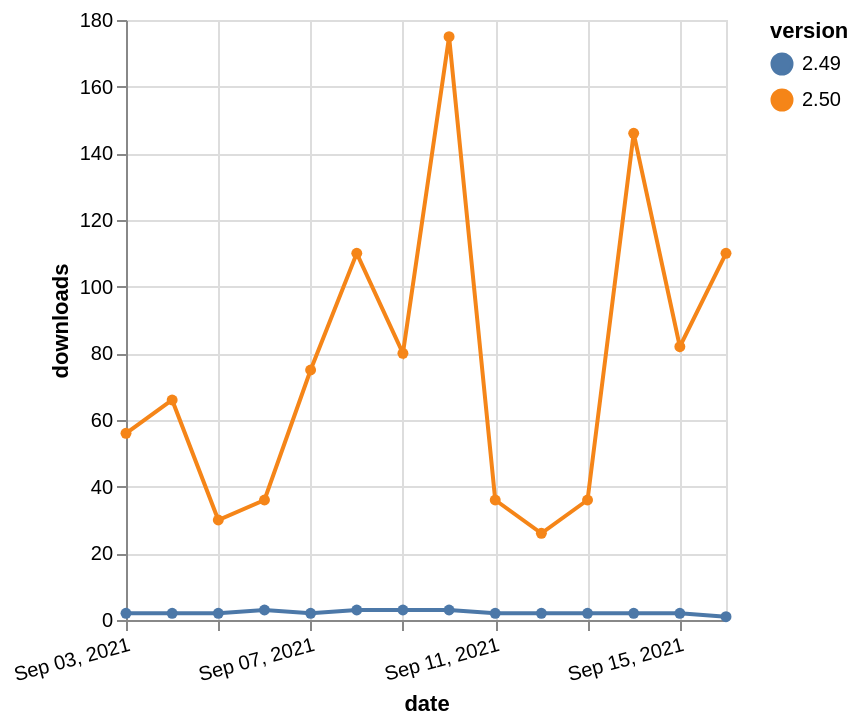

Specify this chart in Vega-Lite:
### Vega-Lite specification from a JSON file in a GitHub repository (floating-point values rounded to 4 significant figures)
{"$schema": "https://vega.github.io/schema/vega-lite/v5.json", "description": "A simple bar chart with embedded data.", "data": {"values": [{"date": "2021-09-03", "total": 4237, "delta": 2, "version": "2.49"}, {"date": "2021-09-04", "total": 4239, "delta": 2, "version": "2.49"}, {"date": "2021-09-05", "total": 4241, "delta": 2, "version": "2.49"}, {"date": "2021-09-06", "total": 4244, "delta": 3, "version": "2.49"}, {"date": "2021-09-07", "total": 4246, "delta": 2, "version": "2.49"}, {"date": "2021-09-08", "total": 4249, "delta": 3, "version": "2.49"}, {"date": "2021-09-09", "total": 4252, "delta": 3, "version": "2.49"}, {"date": "2021-09-10", "total": 4255, "delta": 3, "version": "2.49"}, {"date": "2021-09-11", "total": 4257, "delta": 2, "version": "2.49"}, {"date": "2021-09-12", "total": 4259, "delta": 2, "version": "2.49"}, {"date": "2021-09-13", "total": 4261, "delta": 2, "version": "2.49"}, {"date": "2021-09-14", "total": 4263, "delta": 2, "version": "2.49"}, {"date": "2021-09-15", "total": 4265, "delta": 2, "version": "2.49"}, {"date": "2021-09-16", "total": 4266, "delta": 1, "version": "2.49"}, {"date": "2021-09-03", "total": 98426, "delta": 56, "version": "2.50"}, {"date": "2021-09-04", "total": 98492, "delta": 66, "version": "2.50"}, {"date": "2021-09-05", "total": 98522, "delta": 30, "version": "2.50"}, {"date": "2021-09-06", "total": 98558, "delta": 36, "version": "2.50"}, {"date": "2021-09-07", "total": 98633, "delta": 75, "version": "2.50"}, {"date": "2021-09-08", "total": 98743, "delta": 110, "version": "2.50"}, {"date": "2021-09-09", "total": 98823, "delta": 80, "version": "2.50"}, {"date": "2021-09-10", "total": 98998, "delta": 175, "version": "2.50"}, {"date": "2021-09-11", "total": 99034, "delta": 36, "version": "2.50"}, {"date": "2021-09-12", "total": 99060, "delta": 26, "version": "2.50"}, {"date": "2021-09-13", "total": 99096, "delta": 36, "version": "2.50"}, {"date": "2021-09-14", "total": 99242, "delta": 146, "version": "2.50"}, {"date": "2021-09-15", "total": 99324, "delta": 82, "version": "2.50"}, {"date": "2021-09-16", "total": 99434, "delta": 110, "version": "2.50"}]}, "width": "container", "mark": {"type": "line", "point": {"filled": true}}, "encoding": {"x": {"field": "date", "type": "temporal", "timeUnit": "yearmonthdate", "title": "date", "axis": {"labelAngle": -15}}, "y": {"field": "delta", "type": "quantitative", "title": "downloads"}, "color": {"field": "version", "type": "nominal"}, "tooltip": {"field": "delta"}}}
